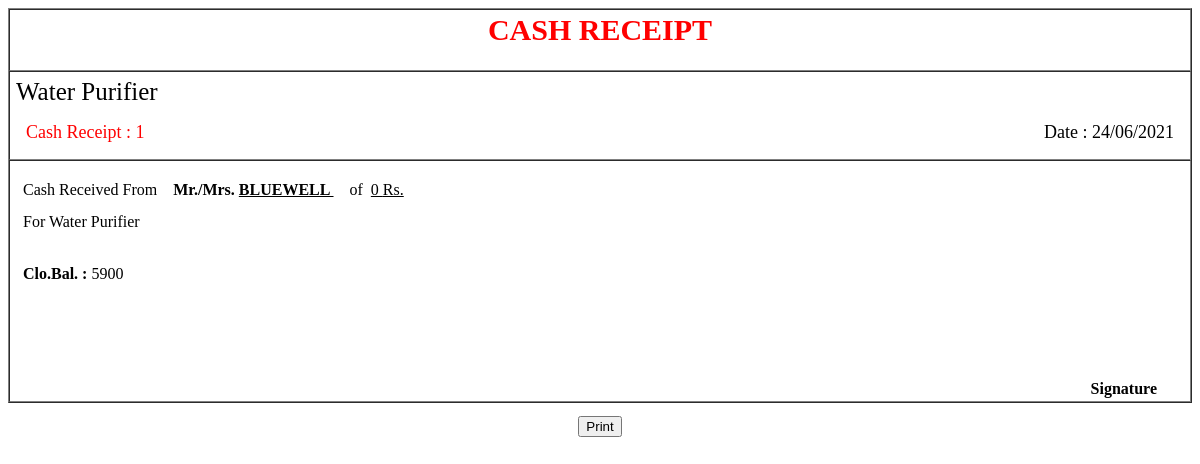
The page /sale_receipt.php?pId=22 on the database its author committed.
### tables this page shows
CREATE TABLE `sale_outstanding` (
  `id` int(11) NOT NULL,
  `sale_id` int(50) DEFAULT 0,
  `receipt_no` varchar(50) DEFAULT '0',
  `bill_no` varchar(50) DEFAULT '0',
  `date` varchar(50) DEFAULT '0',
  `grand_tot` varchar(50) DEFAULT '0',
  `paid_amt` varchar(50) DEFAULT '0',
  `bal_amt` varchar(50) DEFAULT '0',
  `edt` timestamp NOT NULL DEFAULT current_timestamp()
);

CREATE TABLE `party_details` (
  `id` int(11) NOT NULL,
  `company_nm` varchar(100) DEFAULT '0',
  `mobile` varchar(50) DEFAULT '0',
  `adrs` varchar(500) DEFAULT '0',
  `email` varchar(50) DEFAULT '0',
  `gst_no` varchar(30) DEFAULT '0',
  `state` varchar(50) DEFAULT '0',
  `city_pin` varchar(10) DEFAULT '0',
  `sts` int(4) DEFAULT 0,
  `edt` timestamp NULL DEFAULT current_timestamp()
);

### sale_receipt.php (the view, shortened to what this page needs)
<html>
<head>
</head>
<?php
$id=$_GET['pId'];
include('lib/function.php');
	$qry="SELECT a.paid_amt,a.bal_amt,a.receipt_no,a.date,c.company_nm FROM sale_outstanding AS a
LEFT JOIN sale_entry AS b ON a.sale_id=b.id
LEFT JOIN party_details AS c ON b.party_id=c.id WHERE a.id='$id'";
$st=$conn->prepare($qry);
$st->execute();
$row=$st->fetch(PDO::FETCH_ASSOC);
$paid=$row['paid_amt'];
$company_nm=$row['company_nm'];
$receipt_no=$row['receipt_no'];
$date=$row['date'];
$close_bal=$row['bal_amt'];
 ?>
<body>
<table align="center" cellpadding="3px" cellspacing="0px" border="1px" width="100%" >
<tr align="center">
<td>
<div align="center">
<h2>
<strong style="text-align:center; font-size:30px; color:#F00;" >CASH RECEIPT</strong>
</h2>
</div>
</td>
</tr>
<tr>
<td>
<table width="100%">
<tr>
<td align="center">
<div style="text-align:left;font-size:25px">Water Purifier</div>
</td>
</tr>
</table>
<table width="100%">
<tr>
<td >
<div style="text-align:left; padding:10px; font-size:18px; color:#F00">
Cash Receipt : <?php echo $receipt_no?>
</div>
</td>
<td align="right">
<div style="padding:10px; font-size:18px;"> Date : <?php echo date('d/m/Y',strtotime($date)) ?></div>
</td>
</tr>
</table>
</td>
</tr>
<tr align="center" cellpadding="10px">
<td >
<div align="left" style=" line-height:2;padding:10px">
Cash Received From &nbsp;&nbsp;<b> Mr./Mrs. <u><?php echo $company_nm ?> </u> </b>  &nbsp;&nbsp;&nbsp; of &nbsp;<u><?php echo $paid ?> Rs.</u> <br>For Water Purifier
</div>
<div align="left" style=" line-height:2;padding:10px">
<b>Clo.Bal. :</b> <?php echo $close_bal?>
</div>
<div style="margin-top:80px;float:right;padding-right:30px">
<label style="font-weight:800">Signature</label>
</div>
</td>
</tr>
</table>
<table border="0px" width="100%" style="margin-top:10px">
<tr align="center">
<td>
<input type="button"  name="print" id="print" onClick="get()" value="Print" />
</tr>
</table>
</body>
</html>

### rows shown on the page
sale_outstanding: receipt_no "1", date "24/06/2021", party_details.company_nm "BLUEWELL", paid_amt "0", bal_amt "5900"
